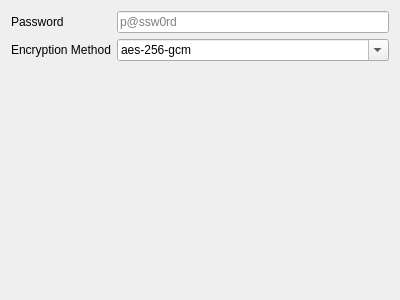
<?xml version="1.0" encoding="UTF-8"?>
<ui version="4.0">
 <class>shadowsocksOutEditor</class>
 <widget class="QWidget" name="shadowsocksOutEditor">
  <property name="geometry">
   <rect>
    <x>0</x>
    <y>0</y>
    <width>400</width>
    <height>300</height>
   </rect>
  </property>
  <property name="windowTitle">
   <string>Form</string>
  </property>
  <layout class="QFormLayout" name="formLayout">
   <item row="0" column="0">
    <widget class="QLabel" name="label_22">
     <property name="text">
      <string>Password</string>
     </property>
    </widget>
   </item>
   <item row="0" column="1">
    <widget class="QLineEdit" name="ss_passwordTxt">
     <property name="placeholderText">
      <string notr="true">p@ssw0rd</string>
     </property>
    </widget>
   </item>
   <item row="1" column="0">
    <widget class="QLabel" name="label_14">
     <property name="text">
      <string>Encryption Method</string>
     </property>
    </widget>
   </item>
   <item row="1" column="1">
    <widget class="QComboBox" name="ss_encryptionMethod">
     <property name="sizePolicy">
      <sizepolicy hsizetype="Expanding" vsizetype="Fixed">
       <horstretch>0</horstretch>
       <verstretch>0</verstretch>
      </sizepolicy>
     </property>
     <property name="editable">
      <bool>true</bool>
     </property>
     <item>
      <property name="text">
       <string notr="true">aes-256-gcm</string>
      </property>
     </item>
     <item>
      <property name="text">
       <string notr="true">aes-128-gcm</string>
      </property>
     </item>
     <item>
      <property name="text">
       <string notr="true">chacha20-ietf-poly1305</string>
      </property>
     </item>
     <item>
      <property name="text">
       <string notr="true">2022-blake3-aes-128-gcm</string>
      </property>
     </item>
     <item>
      <property name="text">
       <string notr="true">2022-blake3-aes-256-gcm</string>
      </property>
     </item>
     <item>
      <property name="text">
       <string notr="true">2022-blake3-chacha20-poly1305</string>
      </property>
     </item>
    </widget>
   </item>
  </layout>
 </widget>
 <resources/>
 <connections/>
</ui>
